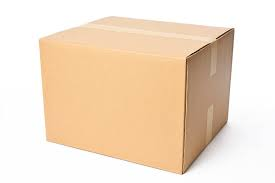
#> input picture images/box0.png, 275 x 183 px, given in place of bed0.jpg, which was not available
$ python indexer.py ../images
#> lines starting #> are read from the running program, lines starting #| are printed output that depends on the picture; after the words box and inside, x2 and y2 are one past the last pixel; in counts of white or black regions, pixels touching at a corner belong together; long printed decimals are rounded; pictures that were not available may be replaced by others from this repository, and a replacement may not be noted
#> further down, image is the input picture: shape (183, 275, 3); mean B, G, R 200.3, 221.7, 241.4
import cv2
import numpy as np
import sys
import scipy.ndimage
import os
import json
import math
# import matplotlib.pyplot as plt

# [53 lines left out: function facingAngle, not called in this run]

def boundingBoxAR(image):
    gray = cv2.cvtColor(image, cv2.COLOR_BGR2GRAY)
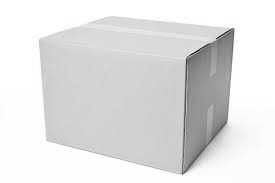
#> gray: shape (183, 275); min 8, max 255, mean 225.2
    ret, thresh = cv2.threshold(gray, 127, 255, cv2.THRESH_BINARY)
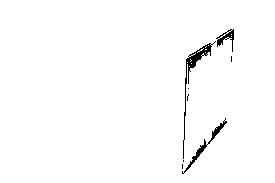
#> thresh: shape (183, 275); 98.5% white; 8 black regions (5 under 20 px)
    cv2.imshow("Inv image", thresh)
    cv2.waitKey()

    contours,hierarchy = cv2.findContours(thresh, 1, 2)
#> contours = 39 contours, 32 with area under 20; largest, box (x1, y1, x2, y2) and area: (0, 0, 275, 183) 49868, (183, 42, 213, 141) 504, (183, 138, 208, 174) 168, (216, 28, 235, 53) 156, (207, 120, 228, 145) 130, (182, 139, 185, 160) 38, (215, 31, 228, 40) 28
    if len(contours) == 0:
        return 1

    cnt = max(contours, key=cv2.contourArea)
#> cnt = [[0, 0], [0, 182], [274, 182], [274, 0]]

    # cv2.drawContours(image, contours, -1, (0, 255,0), 3)
    # cv2.imshow('Bounding Box', image)
    # cv2.waitKey()

    x,y,w,h = cv2.boundingRect(cnt)
#> x = 0; y = 0; w = 275; h = 183
    # cv2.rectangle(image,(x,y),(x+w,y+h),(0,255,0),2)
    # cv2.imshow('Bounding Box', image)
    # cv2.waitKey()
    return h/w

# [16 lines left out: function representativeColor, not called in this run]

class NumpyEncoder(json.JSONEncoder):
    # [33 lines left out: functions default, createAnnotations, not called in this run]


if __name__ == "__main__":
    if len(sys.argv) > 1:
        dirName = sys.argv[1]
    else:
        dirName = "imagesJPG"

    # createAnnotations(dirName)
    image = cv2.imread(dirName + "/bed0.jpg")
    alphaMinus = image[:, :, :3]
    print(boundingBoxAR(alphaMinus))
#| 0.6655

$ run again, on images/cat0.png
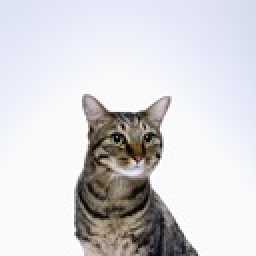
#> input picture images/cat0.png, 128 x 128 px, given in place of bed0.jpg, which was not available (shown 2 times larger)
#> image is the input picture: shape (128, 128, 3); mean B, G, R 217.6, 214.6, 215.3
#> in boundingBoxAR, `gray = cv2.cvtColor(image, cv2.COLOR_BGR2GRAY)`:
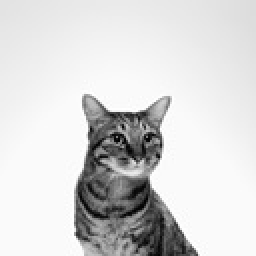
#> gray: shape (128, 128) (shown 2 times larger); min 1, max 255, mean 215.1
#> in boundingBoxAR, `ret, thresh = cv2.threshold(gray, 127, 255, cv2.THRESH_BINARY)`:
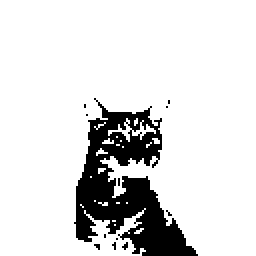
#> thresh: shape (128, 128) (shown 2 times larger); 86.5% white; 12 black regions (11 under 20 px)
#> contours = 42 contours, 40 with area under 20; largest, box (x1, y1, x2, y2) and area: (0, 0, 128, 128) 13612, (54, 59, 78, 71) 41
#> cnt = contour of 256 points, box (x1, y1, x2, y2) (0, 0, 128, 128), area 13612
#> x = 0; w = 128
#| 1.0
